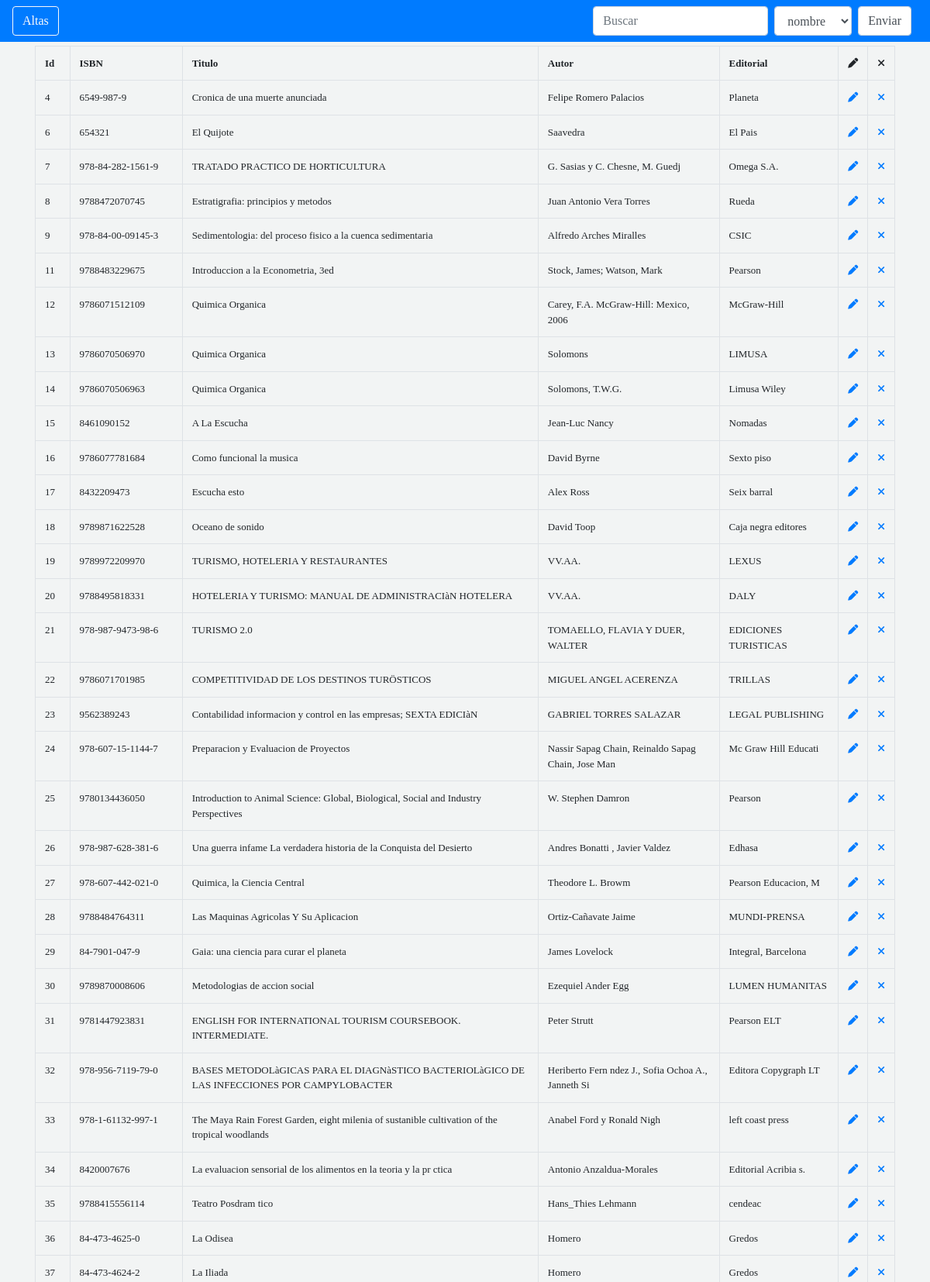
The page / (upper part) on the database its author committed.
### tables this page shows
CREATE TABLE `libros` (
  `id` int(11) NOT NULL,
  `categoria` varchar(20) NOT NULL,
  `ISBN` varchar(20) NOT NULL,
  `nombre` varchar(100) NOT NULL,
  `autor` varchar(50) NOT NULL,
  `editorial` varchar(20) NOT NULL,
  `fecha_ed` date NOT NULL,
  `num_ed` int(2) NOT NULL,
  `num_pag` int(4) NOT NULL,
  `observ` varchar(255) NOT NULL
);

### controlador.php (called while the page is built, shortened)
<?php
class crud{
	private $servidor = "localhost";
	private $usuario = "root";
	private $bd = "biblioteca";
	private $password = "";
	public function conectar(){
		$conexion = mysqli_connect($this->servidor, $this->usuario, $this->password, $this->bd);
		return $conexion;
	}
	public function mostrarDatos(string $id, string $buscar){
		$con = $this->conectar();
		if ($id=='') {
			$sql = "SELECT * FROM libros";
			$rs = mysqli_query($con, $sql);
			return $fila = mysqli_fetch_all($rs, MYSQLI_ASSOC);
		}
		else {
			echo $buscar;
			$sql = 'SELECT * FROM libros WHERE '.$buscar.' = "El Quijote"';
			echo $id.'sss';
			$rs = mysqli_query($con, $sql);
			return $fila = mysqli_fetch_all($rs, MYSQLI_ASSOC);
		}
	}
}
 ?>

### index.php (the view, shortened to what this page needs)
<?php
include('controlador.php');
if(isset($_POST['buscar'])){
	$id = $_POST['buscar'];
	$buscar = $_POST['campo'];
}
else{
	$id = '';
	$buscar = 'nombre';
}
 ?>
<!DOCTYPE html>
<html>
<head>
        <link href="http://localhost/POO/css/bootstrap.css" rel="stylesheet" type="text/css"/>
		<link href="http://localhost/POO/css/estilos.css" rel="stylesheet" type="text/css">
</head>
<body>
<nav class="navbar fixed-top navbar-dark bg-primary">
	<ul class="nav">
		<li class="nav-item">
			<form action="frm_altas.php">
				<button class="btn btn-outline-light" type=submit value='Altas de Libros'>Altas</button>
			</form>
		</li>
	</ul>
	<form class="form-inline" action="index.php" method="POST">
		<input class="form-control mr-sm-2" type="text" name="buscar" value="" placeholder="Buscar">
		<select class="form-control mr-sm-2" name="campo">
			<option value="nombre">nombre</option>
		</select>
		<input rol="button" class="form-control mr-sm-2" type="submit" value="Enviar">
	</form>
</nav>
<div class = "container">
<br>
<br>
<br>
<table class = "table table-bordered table-hover">
	<tr>
		<th>Id</td>
		<th>ISBN</td>
		<th>Titulo</td>
		<th>Autor</td>
		<th>Editorial</td>
		<th><i class="fa-solid fa-pen"></i></td>
		<th><i class="fa-solid fa-xmark"></td>
	</tr>
	<?php
		$obj = new crud();
		$datos = $obj->mostrarDatos($id, $buscar);
		foreach ($datos as $key) {
	 ?>
	<tr>
		<td><?php echo $key['id']; ?></td>
		<td><?php echo $key['ISBN']; ?></td>
		<td><?php echo $key['nombre']; ?></td>
		<td><?php echo $key['autor']; ?></td>
		<td><?php echo $key['editorial']; ?></td>
		<td><a href="frm_editar.php?id=<?php echo $key['id']; ?>"><i class="fa-solid fa-pen"></i></a></td>
		<td><a href="eliminar.php?id=<?php echo $key['id']; ?>"><i class="fa-solid fa-xmark"></i></a></td>
	</tr>
	<?php
		}
	 ?>
</table>
</div>
</body>
</html>

### css/estilos.css (style rules this page uses)
body { background-color: #F2F4F4; font-family: verdana; font-size: 13px; }

### rows shown on the page
libros: id "4", ISBN "6549-987-9", nombre "Cronica de una muerte anunciada", autor "Felipe Romero Palacios", editorial "Planeta"
libros: id "6", ISBN "654321", nombre "El Quijote", autor "Saavedra", editorial "El Pais"
libros: id "7", ISBN "978-84-282-1561-9", nombre "TRATADO PRACTICO DE HORTICULTURA", autor "G. Sasias y C. Chesne, M. Guedj", editorial "Omega S.A."
libros: id "8", ISBN "9788472070745", nombre "Estratigrafia: principios y metodos", autor "Juan Antonio Vera Torres", editorial "Rueda"
libros: id "9", ISBN "978-84-00-09145-3", nombre "Sedimentologia: del proceso fisico a la cuenca sedimentaria", autor "Alfredo Arches Miralles", editorial "CSIC"
libros: id "11", ISBN "9788483229675", nombre "Introduccion a la Econometria, 3ed", autor "Stock, James; Watson, Mark", editorial "Pearson"
libros: id "12", ISBN "9786071512109", nombre "Quimica Organica", autor "Carey, F.A. McGraw-Hill: Mexico, 2006", editorial "McGraw-Hill"
libros: id "13", ISBN "9786070506970", nombre "Quimica Organica", autor "Solomons", editorial "LIMUSA"
libros: id "14", ISBN "9786070506963", nombre "Quimica Organica", autor "Solomons, T.W.G.", editorial "Limusa Wiley"
libros: id "15", ISBN "8461090152", nombre "A La Escucha", autor "Jean-Luc Nancy", editorial "Nomadas"
libros: id "16", ISBN "9786077781684", nombre "Como funcional la musica", autor "David Byrne", editorial "Sexto piso"
libros: id "17", ISBN "8432209473", nombre "Escucha esto", autor "Alex Ross", editorial "Seix barral"
libros: id "18", ISBN "9789871622528", nombre "Oceano de sonido", autor "David Toop", editorial "Caja negra editores"
libros: id "19", ISBN "9789972209970", nombre "TURISMO, HOTELERIA Y RESTAURANTES", autor "VV.AA.", editorial "LEXUS"
libros: id "20", ISBN "9788495818331", nombre "HOTELERIA Y TURISMO: MANUAL DE ADMINISTRACIàN HOTELERA", autor "VV.AA.", editorial "DALY"
libros: id "21", ISBN "978-987-9473-98-6", nombre "TURISMO 2.0", autor "TOMAELLO, FLAVIA Y DUER, WALTER", editorial "EDICIONES TURISTICAS"
libros: id "22", ISBN "9786071701985", nombre "COMPETITIVIDAD DE LOS DESTINOS TURÖSTICOS", autor "MIGUEL ANGEL ACERENZA", editorial "TRILLAS"
libros: id "23", ISBN "9562389243", nombre "Contabilidad informacion y control en las empresas; SEXTA EDICIàN", autor "GABRIEL TORRES SALAZAR", editorial "LEGAL PUBLISHING"
libros: id "24", ISBN "978-607-15-1144-7", nombre "Preparacion y Evaluacion de Proyectos", autor "Nassir Sapag Chain, Reinaldo Sapag Chain, Jose Man", editorial "Mc Graw Hill Educati"
libros: id "25", ISBN "9780134436050", nombre "Introduction to Animal Science: Global, Biological, Social and Industry Perspectives", autor "W. Stephen Damron", editorial "Pearson"
libros: id "26", ISBN "978-987-628-381-6", nombre "Una guerra infame La verdadera historia de la Conquista del Desierto", autor "Andres Bonatti , Javier Valdez", editorial "Edhasa"
libros: id "27", ISBN "978-607-442-021-0", nombre "Quimica, la Ciencia Central", autor "Theodore L. Browm", editorial "Pearson Educacion, M"
libros: id "28", ISBN "9788484764311", nombre "Las Maquinas Agricolas Y Su Aplicacion", autor "Ortiz-Cañavate Jaime", editorial "MUNDI-PRENSA"
libros: id "29", ISBN "84-7901-047-9", nombre "Gaia: una ciencia para curar el planeta", autor "James Lovelock", editorial "Integral, Barcelona"
libros: id "30", ISBN "9789870008606", nombre "Metodologias de accion social", autor "Ezequiel Ander Egg", editorial "LUMEN HUMANITAS"
libros: id "31", ISBN "9781447923831", nombre "ENGLISH FOR INTERNATIONAL TOURISM COURSEBOOK. INTERMEDIATE.", autor "Peter Strutt", editorial "Pearson ELT"
libros: id "32", ISBN "978-956-7119-79-0", nombre "BASES METODOLàGICAS PARA EL DIAGNàSTICO BACTERIOLàGICO DE LAS INFECCIONES POR CAMPYLOBACTER", autor "Heriberto Fern ndez J., Sofia Ochoa A., Janneth Si", editorial "Editora Copygraph LT"
libros: id "33", ISBN "978-1-61132-997-1", nombre "The Maya Rain Forest Garden, eight milenia of sustanible cultivation of the tropical woodlands", autor "Anabel Ford y Ronald Nigh", editorial "left coast press"
libros: id "34", ISBN "8420007676", nombre "La evaluacion sensorial de los alimentos en la teoria y la pr ctica", autor "Antonio Anzaldua-Morales", editorial "Editorial Acribia s."
libros: id "35", ISBN "9788415556114", nombre "Teatro Posdram tico", autor "Hans_Thies Lehmann", editorial "cendeac"
libros: id "36", ISBN "84-473-4625-0", nombre "La Odisea", autor "Homero", editorial "Gredos"
libros: id "37", ISBN "84-473-4624-2", nombre "La Iliada", autor "Homero", editorial "Gredos"
